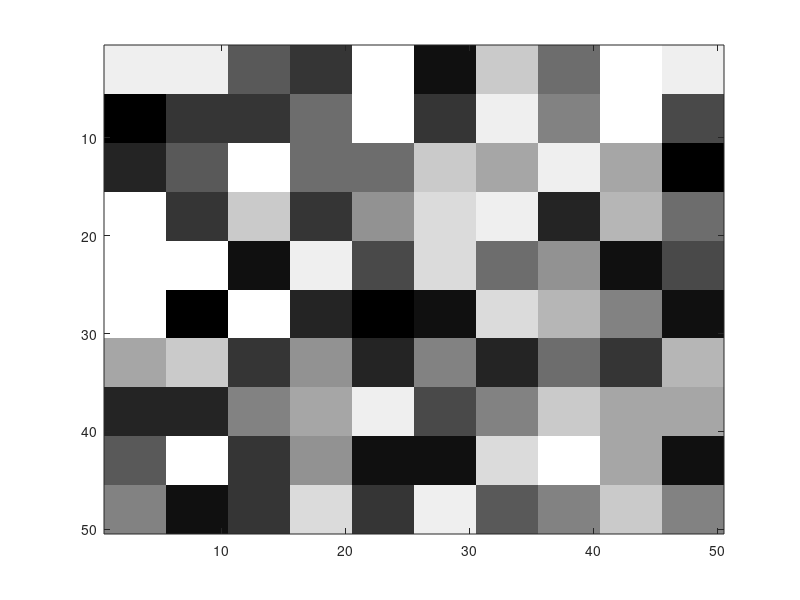
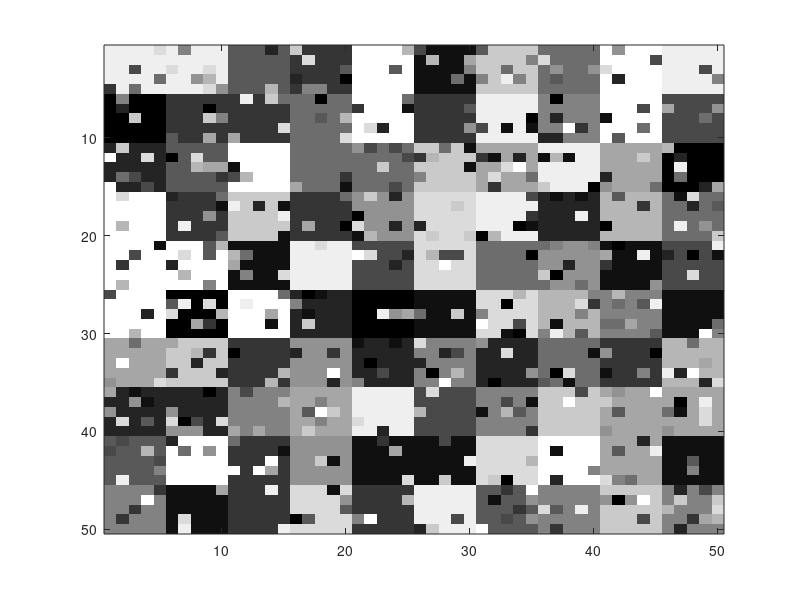

Here is the MATLAB script that generated these plots, in order: (Note: this script raises an error after producing the figures.)
%% Generate a "patch image"

nRows = 50;
nCols = 50;
nStates = 15;
nNodes = nRows * nCols;
patchWidth = 5;
patchHeight = patchWidth;

% How many pixels to flip
noiseLevel = nNodes * .20;

%% Generate the normal image
image = [];
for i = 1:(nRows/patchHeight)
    rowOfPatches = [];
    for j = 1:(nCols/patchWidth)
        %patchState = mod(i * (nRows/patchHeight) + j, nStates);
        patchState = randi(nStates);
        patch = repmat(patchState, [patchHeight, patchWidth]);
        rowOfPatches = [rowOfPatches patch];
    end
    image = [image ; rowOfPatches];
end

figure;
imagesc(image);
colormap gray

%% Add noise

% Pick the pixels to noise. 
noisyImage = image;
perm = randperm(nNodes, noiseLevel);
for i = 1:noiseLevel
    % Flip the pixel, force it to _not_ end up being the same thing
    old = image(ind2sub(size(image), perm(i)));
    offset = randi(nStates - 1);
    noisyImage(ind2sub(size(image), perm(i))) = mod(old + offset, nStates) + 1;
end

figure;
imagesc(noisyImage);
colormap gray

%% Construct the UGM -- following the construction in ../UGM/examples/getNoisyX.m 


adj = sparse(nNodes,nNodes);

% Add Down Edges
ind = 1:nNodes;
exclude = sub2ind([nRows nCols],repmat(nRows,[1 nCols]),1:nCols); % No Down edge for last row
ind = setdiff(ind,exclude);
adj(sub2ind([nNodes nNodes],ind,ind+1)) = 1;

% Add Right Edges
ind = 1:nNodes;
exclude = sub2ind([nRows nCols],1:nRows,repmat(nCols,[1 nRows])); % No right edge for last column
ind = setdiff(ind,exclude);
adj(sub2ind([nNodes nNodes],ind,ind+nRows)) = 1;

% Add Up/Left Edges
adj = adj+adj';
edgeStruct = UGM_makeEdgeStruct(adj,nStates);

% Make nodePot
alpha = .15
nodePot = zeros(nNodes,nStates);
for i = 1:nStates
    nodePot(:,i) = ((noisyImage(:) == i) + alpha) / (nStates * alpha + 1);
end
nodePot;

% Make edgePot
edgePot = zeros(nStates,nStates,edgeStruct.nEdges);
repblock = ones(nStates, nStates) + diag(repmat(2, nStates, 1));
%edgePot = repmat([1.35 1;1 1.35],[1 1 edgeStruct.nEdges]);
edgePot = repmat(repblock,[1 1 edgeStruct.nEdges]);


burnIn = 0;
iterRange = 20;
maxSteps = 10;
stepSize = iterRange/maxSteps;

% Naive Gibbs
figure(3);

edgeStruct.maxIter = iterRange;
edgeStruct.useMex = 1;
samplesNaiveGibbs = UGM_Sample_Gibbs(nodePot,edgePot,edgeStruct,burnIn);

for i = 1:maxSteps
    edgeStruct.maxIter = i*stepSize;
	
    maxOfMarginalsGibbsDecode = UGM_Decode_MaxOfMarginals(nodePot,edgePot,edgeStruct, @UGM_Infer_Sample,@UGM_Sample_Gibbs,burnIn);

    recon = reshape(maxOfMarginalsGibbsDecode, nRows, nCols);
%    recon = double(reshape(samplesNaiveGibbs(:,edgeStruct.maxIter), ...
%                     nRows, nCols));
    errorRatesNaive(i) = (sum(sum(abs(1 - (recon == image))))) / nNodes;
    subplot(2,5,i);
    imagesc(recon);
    colormap gray
end

%%%% HF Block Gibbs sampling

%% Make Blocks
nodeNums = reshape(1:nNodes,nRows,nCols);
blocks1 = zeros(nNodes/2,1);
blocks2 = zeros(nNodes/2,1);
b1Ind = 0;
b2Ind = 0;
for j = 1:nCols
    if mod(j,2) == 1
        blocks1(b1Ind+1:b1Ind+nCols-1) = nodeNums(1:nCols-1,j);
        b1Ind = b1Ind+nCols-1;
        
        blocks2(b2Ind+1) = nodeNums(nRows,j);
        b2Ind = b2Ind+1;
    else
        blocks1(b1Ind+1) = nodeNums(1,j);
        b1Ind = b1Ind+1;
        
        blocks2(b2Ind+1:b2Ind+nCols-1) = nodeNums(2:nCols,j);
        b2Ind = b2Ind+nCols-1;
    end
end
blocks = {blocks1;blocks2};

%% Visualize the blocks
%figure(5)
%visual = zeros(nNodes, 1);
%for j = 1:b1Ind
%    visual(blocks2(j)) = 1;
%end
%imagesc(reshape(visual, nRows, nCols));
%colormap gray


% Precompute the block samples, then we'll make a dummy function to do max of
% marginals that just returns these - this way we sample iterRange times rather
% than numsteps/2 * (iterRange + stepsize)  times

samplesBlockGibbs = UGM_Sample_Block_Gibbs(nodePot,edgePot,edgeStruct,burnIn,blocks,@UGM_Sample_Tree);

figure(6);
for i = 1:maxSteps
    edgeStruct.maxIter = i*stepSize;
	
    maxOfMarginalsGibbsDecode = UGM_Decode_MaxOfMarginals(nodePot,edgePot,edgeStruct, @UGM_Infer_Sample, @(nodePot, edgePot, edgeStruct, v) (samplesBlockGibbs(:, 1:edgeStruct.maxIter)) ,burnIn);

    recon = reshape(maxOfMarginalsGibbsDecode, nRows, nCols);
%     reconX = reshape(samplesBlockGibbs(:,edgeStruct.maxIter) -1., nRows, nCols)
    errorRatesBlockHF(i) = (sum(sum(abs(1 - (recon == image))))) / nNodes;
    subplot(2,5,i);
    imagesc(recon);
    colormap gray
end

figure;
%plot(log(errorRatesNaive), 'b-o'); hold on,
%plot(log(errorRatesBlockHF), 'g-x');
plot(errorRatesNaive, 'b-o'); hold on,
plot(errorRatesBlockHF, 'g-x');
legend('Naive', 'Blocked');
